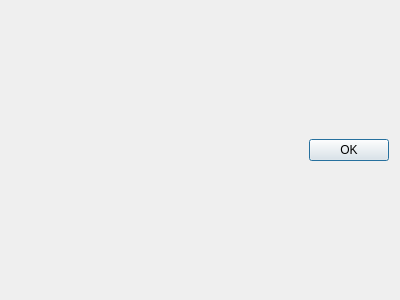
<?xml version="1.0" encoding="UTF-8"?>
<ui version="4.0">
 <class>ExtendedControlWrapperDialog</class>
 <widget class="QDialog" name="ExtendedControlWrapperDialog">
  <property name="geometry">
   <rect>
    <x>0</x>
    <y>0</y>
    <width>400</width>
    <height>300</height>
   </rect>
  </property>
  <property name="windowTitle">
   <string>Dialog</string>
  </property>
  <layout class="QVBoxLayout" name="verticalLayout_2">
   <item>
    <layout class="QVBoxLayout" name="verticalLayout"/>
   </item>
   <item>
    <widget class="QDialogButtonBox" name="buttonBox">
     <property name="orientation">
      <enum>Qt::Horizontal</enum>
     </property>
     <property name="standardButtons">
      <set>QDialogButtonBox::Ok</set>
     </property>
    </widget>
   </item>
  </layout>
 </widget>
 <resources/>
 <connections>
  <connection>
   <sender>buttonBox</sender>
   <signal>accepted()</signal>
   <receiver>ExtendedControlWrapperDialog</receiver>
   <slot>accept()</slot>
   <hints>
    <hint type="sourcelabel">
     <x>248</x>
     <y>254</y>
    </hint>
    <hint type="destinationlabel">
     <x>157</x>
     <y>274</y>
    </hint>
   </hints>
  </connection>
  <connection>
   <sender>buttonBox</sender>
   <signal>rejected()</signal>
   <receiver>ExtendedControlWrapperDialog</receiver>
   <slot>reject()</slot>
   <hints>
    <hint type="sourcelabel">
     <x>316</x>
     <y>260</y>
    </hint>
    <hint type="destinationlabel">
     <x>286</x>
     <y>274</y>
    </hint>
   </hints>
  </connection>
 </connections>
</ui>
